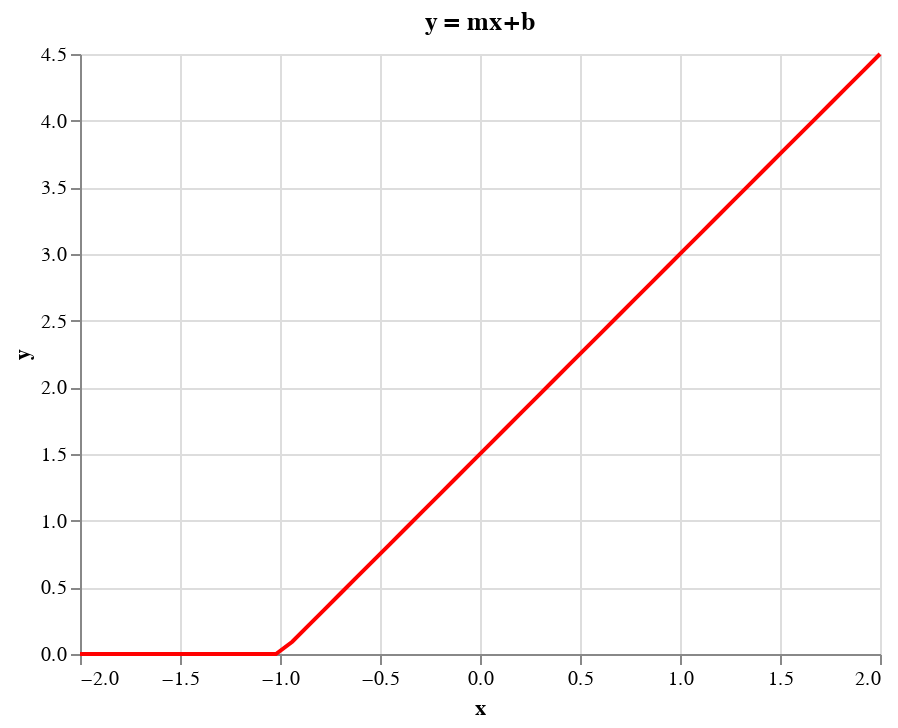

This figure's notebook cell:
### Markdown cell above
For my Quarto friends....

### Code cell
m,b = 1.5,1.5

x = torch.linspace(-2,2,50)
y=relu_partial(x)

selector_m =  alt.selection_single(name="selector_m", 
                                fields=['m'],
                                bind=alt.binding_range(min=0, max=3, step=0.1, name='M'),
                                init={'m': m}) 
selector_b = alt.selection_single(name="selector_b",
                                fields=['b'], 
                                bind=alt.binding_range(min=0, max=3, step=0.1, name='B'),
                                init={'b': b})
# selector_c = alt.selection_single(name="selector_c",
#                                 fields=['c'], 
#                                 bind=alt.binding_range(min=0, max=3, step=0.1, name='C'),
#                                 init={'c': c})

data = pd.DataFrame({"x":x.numpy(),"y":y})

line = alt.Chart(data=data,title="ReLu y = mx + b").mark_line(color="red").encode(
    x='x:Q',
    y='y:Q',
).transform_calculate(y=f"max(0,(selector_m.m * datum.x) + {b})").properties(title="y = mx+b").add_selection(selector_m)

line

### Figure 1 — Vega-Lite specification as saved in the notebook (floating-point values rounded to 4 significant figures)
{"config": {"view": {"continuousWidth": 400, "continuousHeight": 300}}, "data": {"name": "data-6ba7a12ce6880e0d8c473613bec83719"}, "mark": {"type": "line", "color": "red"}, "encoding": {"x": {"field": "x", "type": "quantitative"}, "y": {"field": "y", "type": "quantitative"}}, "selection": {"selector_m": {"type": "single", "fields": ["m"], "bind": {"input": "range", "max": 3, "min": 0, "name": "M", "step": 0.1}, "init": {"m": 1.5}}}, "title": "y = mx+b", "transform": [{"calculate": "max(0,(selector_m.m * datum.x) + 1.5)", "as": "y"}], "$schema": "https://vega.github.io/schema/vega-lite/v4.17.0.json", "datasets": {"data-6ba7a12ce6880e0d8c473613bec83719": [{"x": -2.0, "y": 0.0}, {"x": -1.918, "y": 0.0}, {"x": -1.837, "y": 0.0}, {"x": -1.755, "y": 0.0}, {"x": -1.673, "y": 0.0}, {"x": -1.592, "y": 0.0}, {"x": -1.51, "y": 0.0}, {"x": -1.429, "y": 0.0}, {"x": -1.347, "y": 0.0}, {"x": -1.265, "y": 0.0}, {"x": -1.184, "y": 0.0}, {"x": -1.102, "y": 0.0}, {"x": -1.02, "y": 0.0}, {"x": -0.9388, "y": 0.06122}, {"x": -0.8571, "y": 0.1429}, {"x": -0.7755, "y": 0.2245}, {"x": -0.6939, "y": 0.3061}, {"x": -0.6122, "y": 0.3878}, {"x": -0.5306, "y": 0.4694}, {"x": -0.449, "y": 0.551}, {"x": -0.3673, "y": 0.6327}, {"x": -0.2857, "y": 0.7143}, {"x": -0.2041, "y": 0.7959}, {"x": -0.1224, "y": 0.8776}, {"x": -0.04082, "y": 0.9592}, {"x": 0.04082, "y": 1.041}, {"x": 0.1224, "y": 1.122}, {"x": 0.2041, "y": 1.204}, {"x": 0.2857, "y": 1.286}, {"x": 0.3673, "y": 1.367}, {"x": 0.449, "y": 1.449}, {"x": 0.5306, "y": 1.531}, {"x": 0.6122, "y": 1.612}, {"x": 0.6939, "y": 1.694}, {"x": 0.7755, "y": 1.776}, {"x": 0.8571, "y": 1.857}, {"x": 0.9388, "y": 1.939}, {"x": 1.02, "y": 2.02}, {"x": 1.102, "y": 2.102}, {"x": 1.184, "y": 2.184}, {"x": 1.265, "y": 2.265}, {"x": 1.347, "y": 2.347}, {"x": 1.429, "y": 2.429}, {"x": 1.51, "y": 2.51}, {"x": 1.592, "y": 2.592}, {"x": 1.673, "y": 2.673}, {"x": 1.755, "y": 2.755}, {"x": 1.837, "y": 2.837}, {"x": 1.918, "y": 2.918}, {"x": 2.0, "y": 3.0}]}}
